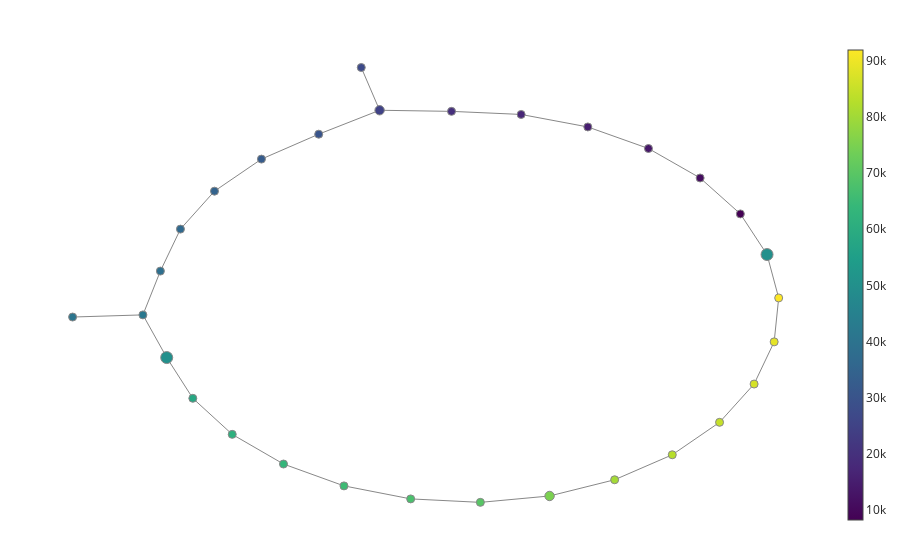

Source (notebook cell):
### Markdown cell above
# Problem 2

### Code cell
import numpy as np
import matplotlib.pyplot as plt
from gtda.mapper import Projection, CubicalCover, make_mapper_pipeline
from gtda.mapper import plot_static_mapper_graph, plot_interactive_mapper_graph
from sklearn.cluster import DBSCAN
from sklearn.base import TransformerMixin

# Function to generate a heart shape
def heart_shape(n_points=1000, noise=0.1):
    t = np.linspace(0, 2 * np.pi, n_points)
    x = 16 * np.sin(t) ** 3
    y = 13 * np.cos(t) - 5 * np.cos(2 * t) - 2 * np.cos(3 * t) - np.cos(4 * t)
    data = np.vstack((x, y)).T
    data += noise * np.random.randn(*data.shape)  # Adding some noise
    return data

# Generate heart shape data
X_heart = heart_shape(n_points=100000, noise=0.3)

# Plot the heart shape with pink color
plt.figure(figsize=(5, 5))
plt.scatter(X_heart[:, 0], X_heart[:, 1], s=5, color='pink')
plt.title("Heart_Shape")
plt.show()

# Mapper parameters
filter_func = Projection(columns=[0])
cover = CubicalCover(n_intervals=15, overlap_frac=0.2)
clusterer = DBSCAN()

# Create and run the mapper pipeline
pipe = make_mapper_pipeline(filter_func=filter_func,
                            cover=cover,
                            clusterer=clusterer,
                            verbose=False)

# Generate and plot Mapper graph
fig = plot_static_mapper_graph(pipe, X_heart)
fig.show()

### Figure 1 — Plotly figure (JSON) as saved in the notebook; plotly's stock layout.template omitted (floating-point values rounded to 4 significant figures)
{"data": [{"hoverinfo": "none", "line": {"color": "#888", "width": 1}, "mode": "lines", "name": "edge_trace", "type": "scatter", "uid": "63bb58b4-72a1-40b9-8034-227f4d7a5b18", "x": [1.915, 1.756, null, 1.915, 1.984, null, 1.756, 1.518, null, 1.984, 1.957, null, 1.518, 1.211, null, 1.211, 0.8509, null, 0.8509, 0.4552, null, 0.4552, 0.04172, null, 0.04172, -0.3851, null, -0.3851, -0.4942, null, -0.3851, -0.7467, null, -0.7467, -1.087, null, -1.087, -1.365, null, -1.365, -1.568, null, -1.568, -1.687, null, -1.687, -1.79, null, -1.79, -2.208, null, -1.79, -1.649, null, -1.649, -1.494, null, -1.494, -1.26, null, -1.26, -0.9558, null, -0.9558, -0.5967, null, -0.5967, -0.2007, null, -0.2007, 0.2131, null, 0.2131, 0.624, null, 0.624, 1.01, null, 1.01, 1.352, null, 1.352, 1.633, null, 1.633, 1.838, null, 1.838, 1.957, null], "y": [0.3978, 0.7815, null, 0.3978, -0.01168, null, 0.7815, 1.121, null, -0.01168, -0.4263, null, 1.121, 1.399, null, 1.399, 1.602, null, 1.602, 1.72, null, 1.72, 1.749, null, 1.749, 1.76, null, 1.76, 2.163, null, 1.76, 1.534, null, 1.534, 1.299, null, 1.299, 0.9961, null, 0.9961, 0.6378, null, 0.6378, 0.2419, null, 0.2419, -0.1716, null, -0.1716, -0.192, null, -0.1716, -0.5745, null, -0.5745, -0.9589, null, -0.9589, -1.299, null, -1.299, -1.579, null, -1.579, -1.786, null, -1.786, -1.908, null, -1.908, -1.941, null, -1.941, -1.881, null, -1.881, -1.728, null, -1.728, -1.492, null, -1.492, -1.186, null, -1.186, -0.8243, null, -0.8243, -0.4263, null]}, {"hoverinfo": "text", "hovertext": ["Node ID: 0<br>Pullback set label: 7<br>Partial cluster label: 0<br>Node size: 14523<br>Summary statistic: 50000.0", "Node ID: 1<br>Pullback set label: 8<br>Partial cluster label: 0<br>Node size: 4393<br>Summary statistic: 8270.0", "Node ID: 2<br>Pullback set label: 6<br>Partial cluster label: 0<br>Node size: 4480<br>Summary statistic: 91800.0", "Node ID: 3<br>Pullback set label: 9<br>Partial cluster label: 0<br>Node size: 2889<br>Summary statistic: 11200.0", "Node ID: 4<br>Pullback set label: 10<br>Partial cluster label: 0<br>Node size: 2481<br>Summary statistic: 13400.0", "Node ID: 5<br>Pullback set label: 11<br>Partial cluster label: 0<br>Node size: 2437<br>Summary statistic: 15400.0", "Node ID: 6<br>Pullback set label: 12<br>Partial cluster label: 0<br>Node size: 2554<br>Summary statistic: 17400.0", "Node ID: 7<br>Pullback set label: 13<br>Partial cluster label: 0<br>Node size: 3225<br>Summary statistic: 19800.0", "Node ID: 8<br>Pullback set label: 14<br>Partial cluster label: 0<br>Node size: 8944<br>Summary statistic: 25000.0", "Node ID: 9<br>Pullback set label: 13<br>Partial cluster label: -1<br>Node size: 2<br>Summary statistic: 27300.0", "Node ID: 10<br>Pullback set label: 13<br>Partial cluster label: 1<br>Node size: 3250<br>Summary statistic: 30200.0", "Node ID: 11<br>Pullback set label: 12<br>Partial cluster label: 1<br>Node size: 2566<br>Summary statistic: 32600.0", "Node ID: 12<br>Pullback set label: 11<br>Partial cluster label: 1<br>Node size: 2387<br>Summary statistic: 34600.0", "Node ID: 13<br>Pullback set label: 10<br>Partial cluster label: 1<br>Node size: 2506<br>Summary statistic: 36600.0", "Node ID: 14<br>Pullback set label: 9<br>Partial cluster label: 1<br>Node size: 2929<br>Summary statistic: 38800.0", "Node ID: 15<br>Pullback set label: 8<br>Partial cluster label: 1<br>Node size: 4369<br>Summary statistic: 41800.0", "Node ID: 16<br>Pullback set label: 7<br>Partial cluster label: -1<br>Node size: 1<br>Summary statistic: 40800.0", "Node ID: 17<br>Pullback set label: 7<br>Partial cluster label: 1<br>Node size: 14549<br>Summary statistic: 50000.0", "Node ID: 18<br>Pullback set label: 6<br>Partial cluster label: 1<br>Node size: 4435<br>Summary statistic: 58100.0", "Node ID: 19<br>Pullback set label: 5<br>Partial cluster label: 0<br>Node size: 2917<br>Summary statistic: 61200.0", "Node ID: 20<br>Pullback set label: 4<br>Partial cluster label: 0<br>Node size: 2519<br>Summary statistic: 63400.0", "Node ID: 21<br>Pullback set label: 3<br>Partial cluster label: 0<br>Node size: 2407<br>Summary statistic: 65400.0", "Node ID: 22<br>Pullback set label: 2<br>Partial cluster label: 0<br>Node size: 2558<br>Summary statistic: 67400.0", "Node ID: 23<br>Pullback set label: 1<br>Partial cluster label: 0<br>Node size: 3192<br>Summary statistic: 69700.0", "Node ID: 24<br>Pullback set label: 0<br>Partial cluster label: 0<br>Node size: 8970<br>Summary statistic: 75000.0", "Node ID: 25<br>Pullback set label: 1<br>Partial cluster label: 1<br>Node size: 3207<br>Summary statistic: 80300.0", "Node ID: 26<br>Pullback set label: 2<br>Partial cluster label: 1<br>Node size: 2522<br>Summary statistic: 82600.0", "Node ID: 27<br>Pullback set label: 3<br>Partial cluster label: 1<br>Node size: 2447<br>Summary statistic: 84600.0", "Node ID: 28<br>Pullback set label: 4<br>Partial cluster label: 1<br>Node size: 2471<br>Summary statistic: 86600.0", "Node ID: 29<br>Pullback set label: 5<br>Partial cluster label: 1<br>Node size: 2882<br>Summary statistic: 88800.0"], "marker": {"color": [49950.0, 8274.0, 91840.0, 11220.0, 13410.0, 15390.0, 17400.0, 19760.0, 25010.0, 27280.0, 30250.0, 32610.0, 34610.0, 36590.0, 38800.0, 41850.0, 40804, 49980.0, 58060.0, 61210.0, 63370.0, 65380.0, 67370.0, 69710.0, 75000.0, 80280.0, 82640.0, 84630.0, 86630.0, 88790.0], "colorbar": {"thickness": 15, "title": {"side": "right", "text": ""}, "xanchor": "left"}, "colorscale": [[0, "#440154"], [0.1111, "#482878"], [0.2222, "#3e4989"], [0.3333, "#31688e"], [0.4444, "#26828e"], [0.5556, "#1f9e89"], [0.6667, "#35b779"], [0.7778, "#6ece58"], [0.8889, "#b5de2b"], [1, "#fde725"]], "line": {"color": "#888", "width": 1}, "opacity": 1, "reversescale": false, "showscale": true, "size": [14523, 4393, 4480, 2889, 2481, 2437, 2554, 3225, 8944, 2, 3250, 2566, 2387, 2506, 2929, 4369, 1, 14549, 4435, 2917, 2519, 2407, 2558, 3192, 8970, 3207, 2522, 2447, 2471, 2882], "sizemin": 4, "sizemode": "area", "sizeref": 202.1}, "mode": "markers", "name": "node_trace", "type": "scatter", "uid": "db527f8a-151f-4e5d-b27f-6ff669e37e35", "x": [1.915, 1.756, 1.984, 1.518, 1.211, 0.8509, 0.4552, 0.04172, -0.3851, -0.4942, -0.7467, -1.087, -1.365, -1.568, -1.687, -1.79, -2.208, -1.649, -1.494, -1.26, -0.9558, -0.5967, -0.2007, 0.2131, 0.624, 1.01, 1.352, 1.633, 1.838, 1.957], "y": [0.3978, 0.7815, -0.01168, 1.121, 1.399, 1.602, 1.72, 1.749, 1.76, 2.163, 1.534, 1.299, 0.9961, 0.6378, 0.2419, -0.1716, -0.192, -0.5745, -0.9589, -1.299, -1.579, -1.786, -1.908, -1.941, -1.881, -1.728, -1.492, -1.186, -0.8243, -0.4263]}], "layout": {"autosize": false, "hovermode": "closest", "margin": {"b": 20, "l": 5, "r": 5, "t": 40}, "showlegend": false, "title": {"text": ""}, "xaxis": {"showgrid": false, "showline": false, "showticklabels": false, "ticks": "", "title": {"text": ""}, "zeroline": false}, "yaxis": {"showgrid": false, "showline": false, "showticklabels": false, "ticks": "", "title": {"text": ""}, "zeroline": false}}}
